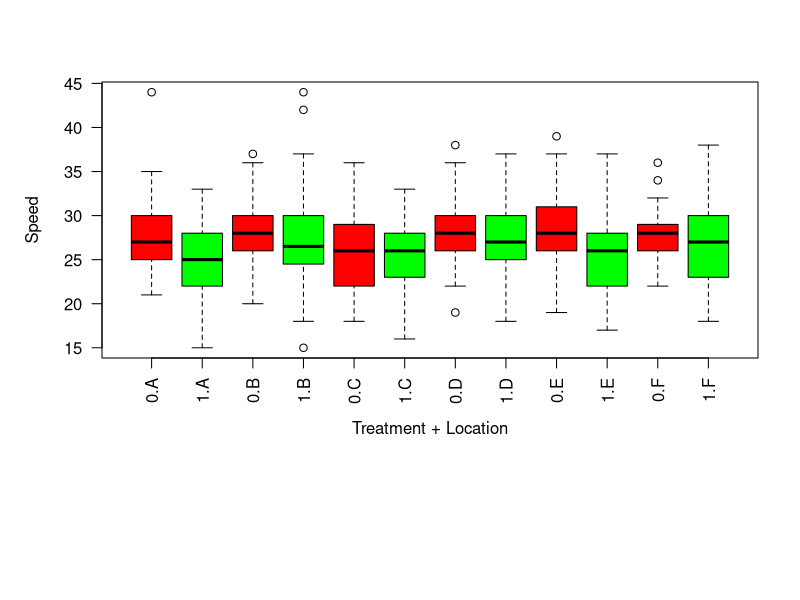

This chart was generated by the following R code:
## ---- chunk 1
library(data.table)
d <- read.csv("../data/Slow_Kids_Data_Collection_Blocks.csv", header = TRUE)

d <- data.table(d)
d
d_treat <- subset(d$Speed,d$Treatment==1)
d_control <- subset(d$Speed,d$Treatment==0)

#boxplot(d, yaxt = "n")
quants <- sapply(split(d$Speed, list(d$Treatment,d$Location)),
                 quantile, probs = c(0.85))
quants


boxplot(Speed~Treatment+Location,data=d,abline=quantile(d$Speed, c(0.85)), par(mar = c(12, 5, 4, 2)+ 0.1), las = 2, col=c("red","green","red","green","red","green","red","green","red","green","red","green"), xlab ="Treatment + Location", ylab ="Speed")

